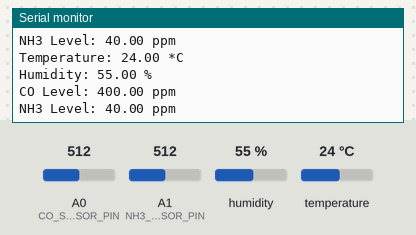
This sketch was run on a simulated Arduino Uno, built with avr-gcc and run on an emulated ATmega328P. Shown: the last lines printed to the serial monitor. The test bench sets the inputs (shaded band); at power-on: A1 (NH3_SENSOR_PIN) = 512, A0 (CO_SENSOR_PIN) = 512, humidity 55 %, temperature 24 °C.

Above: at 8.2 s.
8.3 s: A1 (NH3_SENSOR_PIN) set to 221
At 11.6 s:
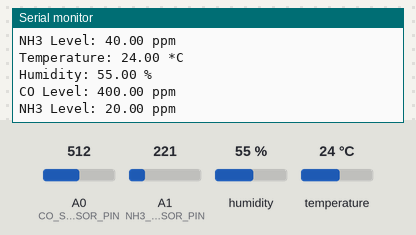
14.3 s: A1 (NH3_SENSOR_PIN) set to 189
At 15.5 s:
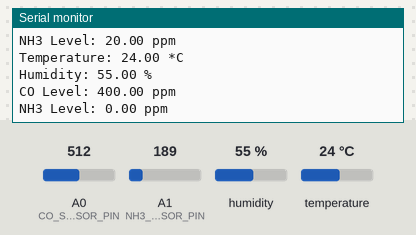
Timing chart, 0 to 17.3 s (numbered marks = the images above; inputs shaded):
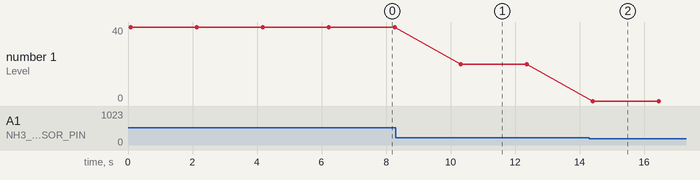

The sketch:

Task_2.ino
```cpp
#include <Wire.h>
#include <Adafruit_Sensor.h>
#include <DHT.h>
#include <DHT_U.h>

#define DHTPIN 2
#define DHTTYPE DHT11
DHT dht(DHTPIN, DHTTYPE);

const int CO_SENSOR_PIN = A0;
const int NH3_SENSOR_PIN = A1;

void setup() {
  Serial.begin(9600);
  dht.begin();
}

void loop() {
  float temperature = dht.readTemperature();
  float humidity = dht.readHumidity();

  float coLevel = readCO();
  float nh3Level = readNH3();

  Serial.print("Temperature: ");
  Serial.print(temperature);
  Serial.println(" *C");

  Serial.print("Humidity: ");
  Serial.print(humidity);
  Serial.println(" %");

  Serial.print("CO Level: ");
  Serial.print(coLevel);
  Serial.println(" ppm");

  Serial.print("NH3 Level: ");
  Serial.print(nh3Level);
  Serial.println(" ppm");

  delay(2000);
}

float readCO() {
  int sensorValue = analogRead(CO_SENSOR_PIN);
  float voltage = sensorValue * (5.0 / 1023.0);
  float coLevel = map(voltage, 0.0, 5.0, 0.0, 1000.0);  // Convert voltage to ppm (calibration required)
  return coLevel;
}

float readNH3() {
  int sensorValue = analogRead(NH3_SENSOR_PIN);
  float voltage = sensorValue * (5.0 / 1023.0);
  float nh3Level = map(voltage, 0.0, 5.0, 0.0, 100.0);  // Convert voltage to ppm (calibration required)
  return nh3Level;
}
```

Measured:
- after the input at 8.3 s, the serial monitor: prints a new line after 2.0 s (image 1)
- after the input at 14.3 s, the serial monitor: prints a new line after 0.11 s (image 2)
- plotted number 1: 40 → 20 after the input at 8.3 s, 20 → 0 after the input at 14.3 s
